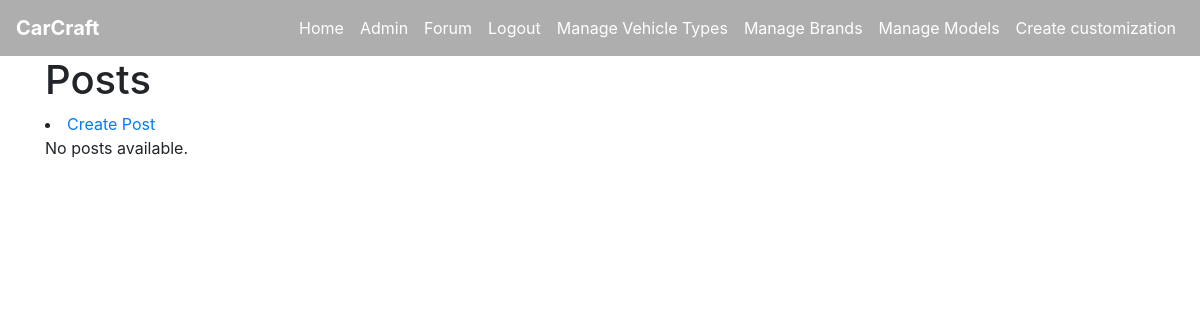
Page /forum (signed in) on the earlier database version.
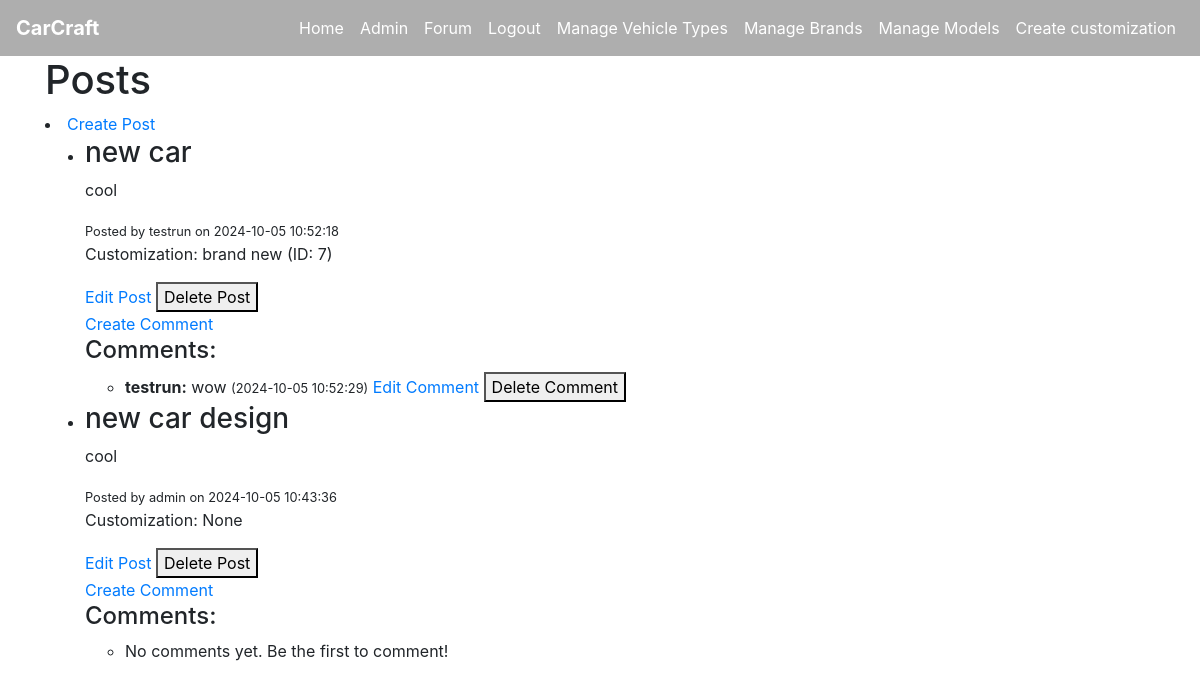
Same page on the later database version.
### tables this page shows
CREATE TABLE posts (
                post_id INTEGER PRIMARY KEY AUTOINCREMENT,
                title TEXT NOT NULL,
                description TEXT NOT NULL,
                user_id INTEGER NOT NULL,
                created_at TIMESTAMP DEFAULT CURRENT_TIMESTAMP, customization_id INTEGER,
                FOREIGN KEY (user_id) REFERENCES user(user_id) ON DELETE CASCADE
            );

CREATE TABLE user (
    user_id INTEGER PRIMARY KEY AUTOINCREMENT,
    username VARCHAR(64) NOT NULL,
    email VARCHAR(100) NOT NULL,
    password_hash VARCHAR(255) NOT NULL,
    created_at DATETIME DEFAULT CURRENT_TIMESTAMP,
    admin INTEGER DEFAULT 0
);

CREATE TABLE customization (
    customization_id INTEGER PRIMARY KEY AUTOINCREMENT,
    customization_name VARCHAR(100) NOT NULL,
    user_id INTEGER NOT NULL,
    model_id INTEGER NOT NULL,
    color_id INTEGER NOT NULL,
    wheel_id INTEGER NOT NULL,
    created_at DATETIME DEFAULT CURRENT_TIMESTAMP,
    FOREIGN KEY (user_id) REFERENCES user(user_id),
    FOREIGN KEY (model_id) REFERENCES model(model_id),
    FOREIGN KEY (color_id) REFERENCES color(color_id),
    FOREIGN KEY (wheel_id) REFERENCES wheel_set(wheel_id)
);

CREATE TABLE comments (
                comment_id INTEGER PRIMARY KEY AUTOINCREMENT,
                content TEXT NOT NULL,
                user_id INTEGER NOT NULL,
                post_id INTEGER NOT NULL,
                created_at TIMESTAMP DEFAULT CURRENT_TIMESTAMP,
                FOREIGN KEY (user_id) REFERENCES user(user_id) ON DELETE CASCADE,
                FOREIGN KEY (post_id) REFERENCES posts(post_id) ON DELETE CASCADE
            );

### app.py (the view)
@app.route('/forum')
def forum():
    conn = get_db_connection()
    posts = conn.execute('''
    SELECT p.post_id, p.title, p.description, p.created_at, p.user_id, u.username, c.customization_name AS customization_name, c.customization_id
    FROM posts p
    JOIN user u ON p.user_id = u.user_id
    LEFT JOIN customization c ON p.customization_id = c.customization_id
    ORDER BY p.created_at DESC
''').fetchall()
    posts_with_comments = []
    for post in posts:
        comments = conn.execute('''
        SELECT c.comment_id, c.content, c.created_at, c.user_id, u.username
        FROM comments c
        JOIN user u ON c.user_id = u.user_id
        WHERE c.post_id = ?
        ORDER BY c.created_at DESC
''', (post['post_id'],)).fetchall()
        posts_with_comments.append({
            'post': post,
            'comments': comments
        })
    customizations = conn.execute('SELECT customization_id, customization_name FROM customization WHERE user_id = ?', (current_user.id,)).fetchall()
    conn.close()
    return render_template('forum.html', posts_with_comments=posts_with_comments, customizations=customizations)

### app.py (called while the page is built)
def get_db_connection():
    conn = sqlite3.connect(DATABASE)
    conn.row_factory = sqlite3.Row  # This enables column access by name: row['column_name']
    return conn

@login_manager.user_loader
def load_user(user_id):
    return User.get(user_id)

    @staticmethod
    def get(user_id):
        conn = get_db_connection()
        user_data = conn.execute('SELECT * FROM user WHERE user_id = ?', (user_id,)).fetchone()
        conn.close()
        if user_data:
            return User(
                user_id=user_data['user_id'],
                username=user_data['username'],
                email=user_data['email'],
                password_hash=user_data['password_hash'],
                admin=bool(user_data['admin'])
            )
        return None

### templates/forum.html (shortened to what this page needs)
{% extends "base.html" %}
{% block content %}
    <h1>Posts</h1>
    <li><a href="{{ url_for('create_post') }}">Create Post</a></li>
    {% if posts_with_comments %}
        <ul>
            {% for item in posts_with_comments %}
                <li>
                    <h3>{{ item.post['title'] }}</h3>
                    <p>{{ item.post['description'] }}</p>
                    <small>Posted by {{ item.post['username'] }} on {{ item.post['created_at'] }}</small>
                    {% if item.post['customization_name'] %}
                        <p>Customization: {{ item.post['customization_name'] }} (ID: {{ item.post['customization_id'] }})</p>
                    {% else %}
                        <p>Customization: None</p>
                    {% endif %}
                    {% if current_user.is_authenticated and (current_user.id == item.post['user_id'] or current_user.admin) %}
                        <a href="{{ url_for('edit_post', post_id=item.post['post_id']) }}">Edit Post</a>
                        <form method="POST" action="{{ url_for('delete_post', post_id=item.post['post_id']) }}" style="display:inline;">
                            <button type="submit">Delete Post</button>
                        </form>
                    {% endif %}
                    <br>
                    <a href="{{ url_for('create_comment', post_id=item.post['post_id']) }}">Create Comment</a>
                    <h4>Comments:</h4>
                    <ul>
                        {% for comment in item.comments %}
                            <li>
                                <strong>{{ comment['username'] }}:</strong> {{ comment['content'] }} <small>({{ comment['created_at'] }})</small>
                                {% if current_user.is_authenticated and (current_user.id == comment['user_id'] or current_user.admin) %}
                                    <a href="{{ url_for('edit_comment', comment_id=comment['comment_id']) }}">Edit Comment</a>
                                    <form method="POST" action="{{ url_for('delete_comment', comment_id=comment['comment_id']) }}" style="display:inline;">
                                        <button type="submit">Delete Comment</button>
                                    </form>
                                {% endif %}
                            </li>
                        {% else %}
                            <li>No comments yet. Be the first to comment!</li>
                        {% endfor %}
                    </ul>
                </li>
            {% endfor %}
        </ul>
    {% else %}
        <p>No posts available.</p>
    {% endif %}
{% endblock %}

### templates/base.html (shortened to what this page needs)
<!DOCTYPE html>
<html lang="en">
<head>
    <link
      rel="stylesheet"
      href="https://stackpath.bootstrapcdn.com/bootstrap/4.4.1/css/bootstrap.min.css"
    />
    <link
      rel="stylesheet"
      href="https://stackpath.bootstrapcdn.com/font-awesome/4.7.0/css/font-awesome.min.css"
    />
    <link rel="stylesheet" href="{{ url_for('static', filename='css/style.css') }}">
</head>
<body>
    <nav class="navbar navbar-expand-lg">
        <a class="navbar-brand" href="{{ url_for('home') }}">CarCraft</a>
        <div class="collapse navbar-collapse" id="navbarNav">
            <ul class="navbar-nav">
                <li class="nav-item"><a class="nav-link" href="{{ url_for('home') }}">Home</a></li>
                {% if current_user.is_authenticated %}
                    {% if current_user.admin %}
                        <li class="nav-item"><a class="nav-link" href="{{ url_for('admin') }}">Admin</a></li>
                    {% endif %}
                    <li class="nav-item"><a class="nav-link" href="{{ url_for('forum') }}">Forum</a></li>
                    <li class="nav-item"><a class="nav-link" href="{{ url_for('logout') }}">Logout</a></li>
                    <li class="nav-item"><a class="nav-link" href="{{ url_for('vehicle_type') }}">Manage Vehicle Types</a></li>
                    <li class="nav-item"><a class="nav-link" href="{{ url_for('brand_type') }}">Manage Brands</a></li>
                    <li class="nav-item"><a class="nav-link" href="{{ url_for('models') }}">Manage Models</a></li>
                    <li class="nav-item"><a class="nav-link" href="{{ url_for('customize') }}">Create customization</a></li>
                {% else %}
                    <li class="nav-item"><a class="nav-link" href="{{ url_for('login') }}">Login</a></li>
                    <li class="nav-item"><a class="nav-link" href="{{ url_for('create_user') }}">Register</a></li>
                {% endif %}
            </ul>
        </div>
    </nav>
    <div class="container">
        {% block content %}{% endblock %}
    </div>
</body>
</html>

### static/css/style.css (style rules this page uses)
.navbar { position: relative; z-index: 10; }
.navbar { background-color: rgba(53, 53, 53, 0.4); }
.navbar-nav { margin-left: auto; }
.navbar { z-index: 1000; }
.navbar { padding: 0.5rem 1rem; }
.navbar-nav .nav-link { color: #ffffff; transition: color 0.3s ease; }
.navbar-brand { color: #ffffff; font-weight: bold; }

Differences in the rows shown:
added posts: post "new car", post.description "cool", post.created_at "2024-10-05 10:52:18"
added user: post.username "testrun"
added customization: post.customization_name "brand new", post.customization_id "7"
added comments: username "testrun", content "wow", created_at "2024-10-05 10:52:29"
added posts: post "new car design", post.description "cool", post.created_at "2024-10-05 10:43:36"
now on this page (row unchanged): user: post.username "admin"
Other differences:
new list line: "Posted by on Customization: (ID: ) Edit Post Delete Post Create Comment Comments:"
new list line: "Posted by on Customization: None Edit Post Delete Post Create Comment Comments: No comments yet. Be the first to comment!"
text no longer shown: "No posts available."
